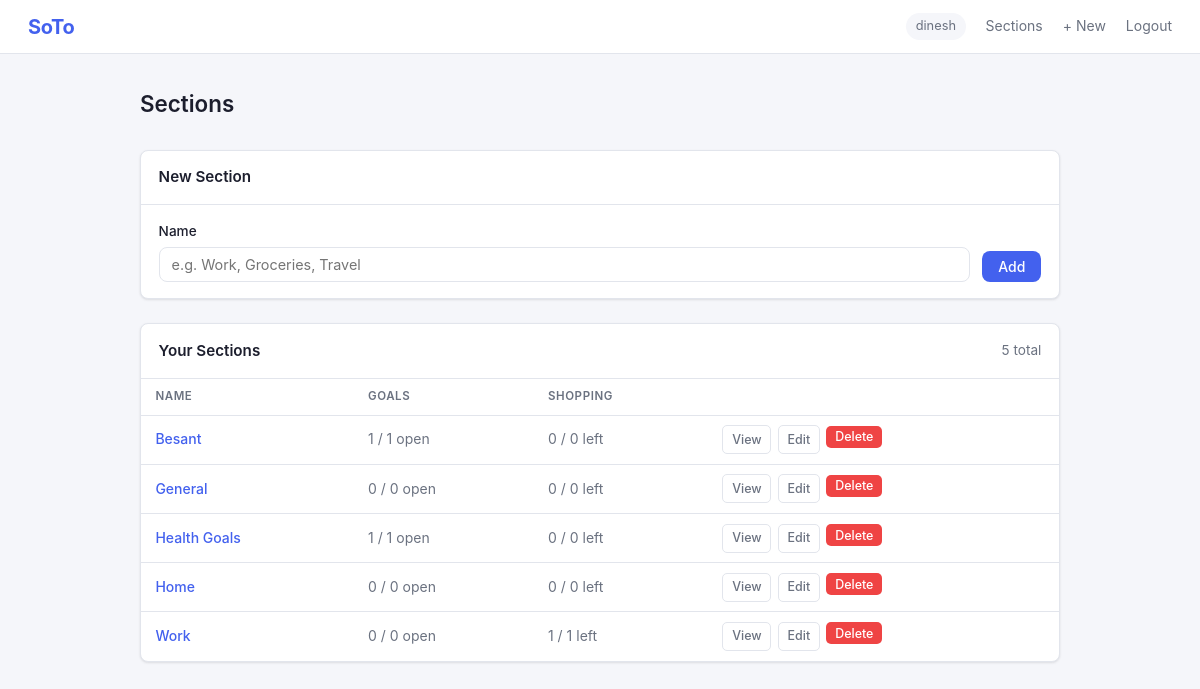
Screenshot of /sections/ (signed in) with the database file from the repository.
### app/models.py (models this page shows, shortened)
class User(UserMixin, db.Model):
    __tablename__ = "users"
    id = db.Column(db.Integer, primary_key=True)
    username = db.Column(db.String(80), unique=True, nullable=False)
    password_hash = db.Column(db.String(256), nullable=False)
    sections = db.relationship("Section", backref="owner", lazy=True, cascade="all, delete-orphan")

class Section(db.Model):
    __tablename__ = "sections"
    id = db.Column(db.Integer, primary_key=True)
    name = db.Column(db.String(120), nullable=False)
    user_id = db.Column(db.Integer, db.ForeignKey("users.id"), nullable=False)
    goals = db.relationship("Goal", backref="section", lazy=True, cascade="all, delete-orphan")
    shopping_items = db.relationship("ShoppingItem", backref="section", lazy=True, cascade="all, delete-orphan")

### app/routes/sections.py (the view, shortened to what this page needs)
@bp.route("/", methods=["GET", "POST"])
@login_required
def list_sections():
    sections = (
        Section.query
        .filter_by(user_id=current_user.id)
        .order_by(Section.name)
        .all()
    )
    return render_template("sections/list.html", sections=sections)

### app/__init__.py (called while the page is built)
def create_app(config_name="default"):
    app = Flask(__name__, template_folder="../templates", static_folder="../static")
    app.config.from_object(config[config_name])
    db.init_app(app)
    login_manager.init_app(app)
    from .models import User
    @login_manager.user_loader
    def load_user(user_id):
        return User.query.get(int(user_id))
    from .routes.auth import bp as auth_bp
    from .routes.dashboard import bp as dashboard_bp
    from .routes.sections import bp as sections_bp
    from .routes.goals import bp as goals_bp
    from .routes.shopping import bp as shopping_bp
    app.register_blueprint(auth_bp)
    app.register_blueprint(dashboard_bp)
    app.register_blueprint(sections_bp)
    app.register_blueprint(goals_bp)
    app.register_blueprint(shopping_bp)
    with app.app_context():
        db.create_all()
    return app

### templates/sections/list.html (shortened to what this page needs)
{% extends "base.html" %}
{% block content %}
<div class="page-header">
  <h1>Sections</h1>
</div>
<div class="card" style="margin-bottom:1.5rem">
  <div class="card-header"><h2>New Section</h2></div>
  <div style="padding:1rem 1.1rem">
    <form method="POST" action="{{ url_for('sections.list_sections') }}"
          style="display:flex;gap:.75rem;align-items:flex-end">
      <div style="flex:1">
        <label for="name">Name</label>
        <input type="text" id="name" name="name" required
               placeholder="e.g. Work, Groceries, Travel">
      </div>
      <button type="submit" class="btn btn-primary">Add</button>
    </form>
  </div>
</div>
{% if sections %}
<div class="card">
  <div class="card-header">
    <h2>Your Sections</h2>
    <span class="text-muted" style="font-size:.85rem">{{ sections|length }} total</span>
  </div>
  <div class="card-body">
    <table class="table">
      <thead>
        <tr>
          <th>Name</th>
          <th>Goals</th>
          <th>Shopping</th>
          <th></th>
        </tr>
      </thead>
      <tbody>
        {% for section in sections %}
        <tr>
          <td>
            <a href="{{ url_for('sections.detail', section_id=section.id) }}"
               style="font-weight:500;color:var(--primary)">
              {{ section.name }}
            </a>
          </td>
          <td class="text-muted">
            {{ section.goals|selectattr('is_completed','equalto',False)|list|length }}
            / {{ section.goals|length }} open
          </td>
          <td class="text-muted">
            {{ section.shopping_items|selectattr('is_purchased','equalto',False)|list|length }}
            / {{ section.shopping_items|length }} left
          </td>
          <td>
            <div class="actions">
              <a href="{{ url_for('sections.detail', section_id=section.id) }}"
                 class="btn btn-ghost btn-sm">View</a>
              <a href="{{ url_for('sections.edit', section_id=section.id) }}"
                 class="btn btn-ghost btn-sm">Edit</a>
              <form method="POST"
                    action="{{ url_for('sections.delete', section_id=section.id) }}"
                    onsubmit="return confirm('Delete {{ section.name|e }} and all its contents?')">
                <button type="submit" class="btn btn-danger btn-sm">Delete</button>
              </form>
            </div>
          </td>
        </tr>
        {% endfor %}
      </tbody>
    </table>
  </div>
</div>
{% else %}
<p class="empty">No sections yet — add one above.</p>
{% endif %}
{% endblock %}

### templates/base.html (shortened to what this page needs)
<!DOCTYPE html>
<html lang="en">
<head>
  <link rel="stylesheet" href="{{ url_for('static', filename='css/style.css') }}">
</head>
<body>
<nav class="navbar">
  <a class="brand" href="{{ url_for('dashboard.index') }}">SoTo</a>
  <div class="nav-links">
    {% if current_user.is_authenticated %}
      <span class="nav-user">{{ current_user.username }}</span>
      <a href="{{ url_for('sections.list_sections') }}">Sections</a>
      <a href="{{ url_for('sections.create') }}">+ New</a>
      <a href="{{ url_for('auth.logout') }}">Logout</a>
    {% else %}
      <a href="{{ url_for('auth.login') }}">Login</a>
      <a href="{{ url_for('auth.register') }}">Register</a>
    {% endif %}
  </div>
</nav>
<div class="container">
  {% block content %}{% endblock %}
</div>
</body>
</html>

### static/css/style.css (style rules this page uses)
:root { --bg: #f5f6fa; --surface: #ffffff; --border: #e2e5ec; --text: #1c1e2d; --text-muted: #6b7280; --primary: #4361ee; --primary-hover: #3451d1; --danger: #ef4444; --radius: 8px; --shadow: 0 1px 3px rgba(0,0,0,.07), 0 1px 2px rgba(0,0,0,.04); }
*, *::before, *::after { box-sizing: border-box; margin: 0; padding: 0; }
body { font-family: -apple-system, BlinkMacSystemFont, 'Segoe UI', Roboto, sans-serif; background: var(--bg); color: var(--text); font-size: 15px; line-height: 1.6; }
a { color: inherit; text-decoration: none; }
.navbar { background: var(--surface); border-bottom: 1px solid var(--border); height: 54px; padding: 0 1.75rem; display: flex; align-items: center; justify-content: space-between; position: sticky; top: 0; z-index: 100; }
.brand { font-size: 1.25rem; font-weight: 700; color: var(--primary); letter-spacing: -.4px; }
.nav-links { display: flex; align-items: center; gap: 1.25rem; }
.nav-links a { font-size: .875rem; color: var(--text-muted); transition: color .12s; }
.nav-user { font-size: .8rem; color: var(--text-muted); padding: .2rem .6rem; background: var(--bg); border-radius: 20px; }
.container { max-width: 960px; margin: 0 auto; padding: 2rem 1.25rem; }
.page-header { display: flex; align-items: center; justify-content: space-between; margin-bottom: 1.75rem; }
.page-header h1 { font-size: 1.4rem; font-weight: 600; }
.card { background: var(--surface); border: 1px solid var(--border); border-radius: var(--radius); box-shadow: var(--shadow); }
.card-header { display: flex; align-items: center; justify-content: space-between; padding: .9rem 1.1rem; border-bottom: 1px solid var(--border); }
.card-header h2 { font-size: .95rem; font-weight: 600; }
.card-body { padding: 0; }
.table { width: 100%; border-collapse: collapse; }
.table th { text-align: left; font-size: .72rem; font-weight: 600; text-transform: uppercase; letter-spacing: .05em; color: var(--text-muted); padding: .55rem .9rem; border-bottom: 1px solid var(--border); white-space: nowrap; }
.table td { padding: .6rem .9rem; font-size: .875rem; border-bottom: 1px solid var(--border); vertical-align: middle; }
.table tbody tr:last-child td { border-bottom: none; }
.btn { display: inline-flex; align-items: center; gap: .3rem; padding: .45rem 1rem; border: none; border-radius: var(--radius); font-size: .875rem; font-weight: 500; cursor: pointer; font-family: inherit; transition: opacity .12s, background .12s; white-space: nowrap; }
.btn-primary { background: var(--primary); color: #fff; }
.btn-danger { background: var(--danger); color: #fff; }
.btn-ghost { background: transparent; color: var(--text-muted); border: 1px solid var(--border); }
.btn-sm { padding: .22rem .55rem; font-size: .78rem; border-radius: 5px; }
label { display: block; font-size: .85rem; font-weight: 500; margin-bottom: .3rem; }
input[type="text"], input[type="password"], input[type="number"], input[type="date"] , select { width: 100%; padding: .5rem .75rem; border: 1px solid var(--border); border-radius: var(--radius); font-size: .9rem; font-family: inherit; background: var(--surface); color: var(--text); transition: border-color .15s, box-shadow .15s; }
.actions { display: flex; gap: .4rem; }
.text-muted { color: var(--text-muted); }

### rows the page displays
User: username "dinesh"
Section: name "Besant", goals|selectattr "1", goals|length "1", shopping_items|selectattr "0", shopping_items|length "0"
Section: name "General", goals|selectattr "0", goals|length "0", shopping_items|selectattr "0", shopping_items|length "0"
Section: name "Health Goals", goals|selectattr "1", goals|length "1", shopping_items|selectattr "0", shopping_items|length "0"
Section: name "Home", goals|selectattr "0", goals|length "0", shopping_items|selectattr "0", shopping_items|length "0"
Section: name "Work", goals|selectattr "0", goals|length "0", shopping_items|selectattr "1", shopping_items|length "1"

### other values shown
{{ sections|length }} "5"
